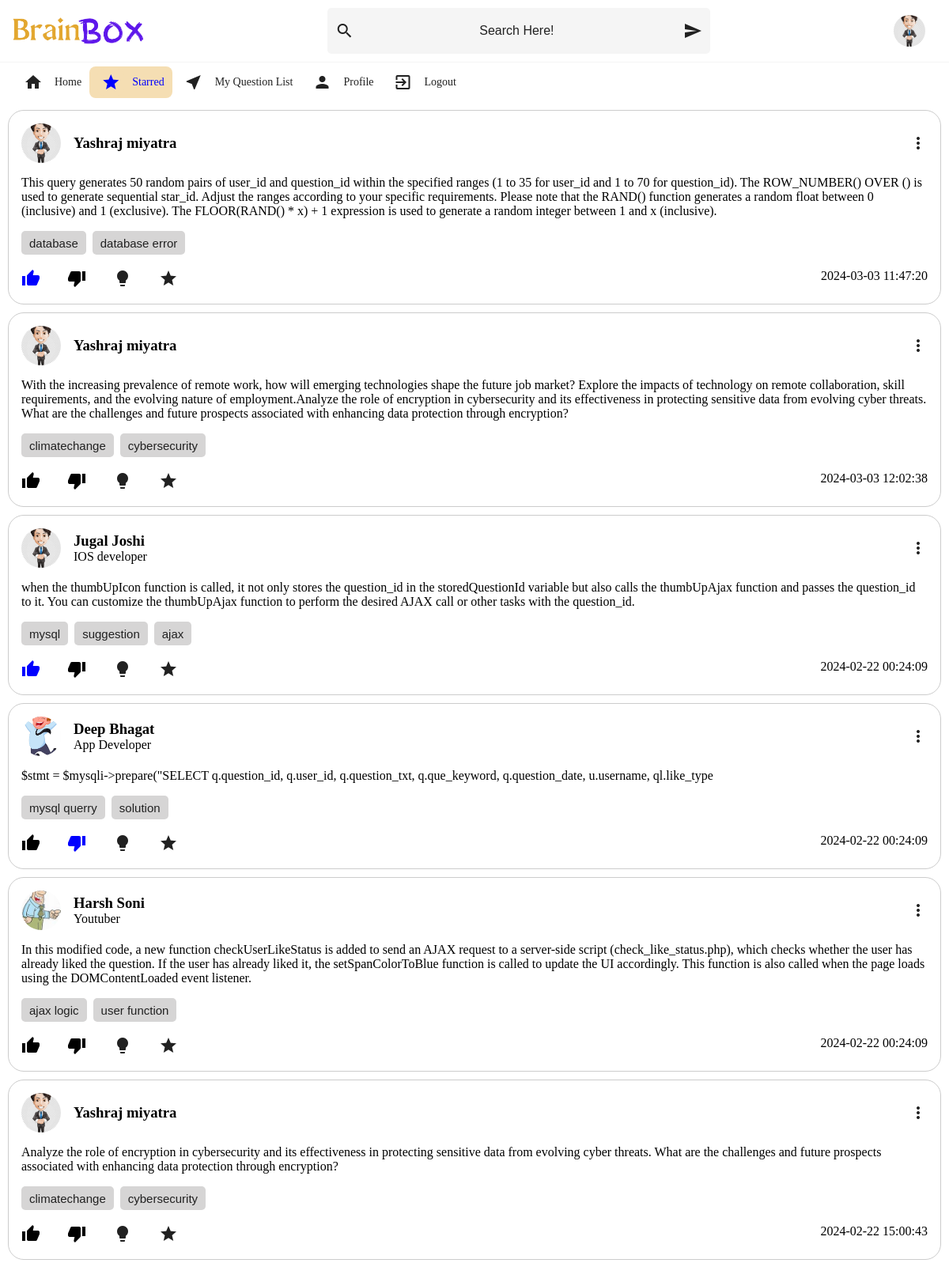
The page /Homesite/starred.php (signed in) on the database its author committed.
### tables this page shows
CREATE TABLE `user` (
  `user_id` int(11) NOT NULL,
  `username` varchar(255) NOT NULL,
  `email` varchar(255) NOT NULL,
  `password` varchar(255) NOT NULL,
  `about_you` text DEFAULT NULL,
  `interest` varchar(255) DEFAULT NULL,
  `pic` varchar(255) DEFAULT NULL,
  `registration_date` date DEFAULT NULL
);

CREATE TABLE `starred` (
  `starred_id` int(11) NOT NULL,
  `user_id` int(11) DEFAULT NULL,
  `question_id` int(11) DEFAULT NULL,
  `star_type` tinyint(1) DEFAULT NULL,
  `star_date` datetime NOT NULL DEFAULT current_timestamp()
);

CREATE TABLE `question` (
  `question_id` int(11) NOT NULL,
  `user_id` int(11) DEFAULT NULL,
  `question_txt` text NOT NULL,
  `que_keyword` varchar(255) DEFAULT NULL,
  `que_snapshot_img` varchar(255) DEFAULT NULL,
  `question_date` datetime NOT NULL DEFAULT current_timestamp(),
  `click_count` int(11) DEFAULT 0,
  `like_count` int(11) DEFAULT 0,
  `dislike_count` int(11) DEFAULT 0
);

CREATE TABLE `question_likes` (
  `like_id` int(11) NOT NULL,
  `user_id` int(11) DEFAULT NULL,
  `question_id` int(11) DEFAULT NULL,
  `like_type` tinyint(1) DEFAULT NULL,
  `like_date` timestamp NOT NULL DEFAULT current_timestamp()
);

### Homesite/starred.php (the view, shortened to what this page needs)
<?php
include 'connection files/conn.php';
?>
<html lang="en">
<head>
  <link rel="stylesheet" href="style/styles.css" />
  <link rel="stylesheet" href="style/toggel.css">
</head>
<body>
  <div class="header">
    <div class="header__left">
      <img src="company.png" alt="" />
    </div>
    <div class="header__middle">
      <span class="material-icons"> search </span>
      <input type="text" placeholder="Search Here!" />
      <button class="material-icons"> send</button>
    </div>
    <div class="header__right">
    <?php
          $sql = "SELECT pic FROM user WHERE user_id = $_SESSION[user_id]";
          $result = $mysqli->query($sql);
          if ($result->num_rows > 0) {
            $row = $result->fetch_assoc();
            $user_pic = $row['pic'];
          }
          ?>
         <img src='<?php echo $user_pic ; ?>' alt='Profile Picture' class='account-setting' >
    </div>
  </div>
  <div class="main__body">
<div class="sidebar">
  <a href="index.php">
  <div class="sidebarOption">
    <span class="material-icons">home</span>
    <h3>Home</h3>
  </div>
</a>
  <a href="starred.php">
    <div class="sidebarOption sidebarOption__active">
      <span class="material-icons">star</span>
      <h3>Starred</h3>
    </div>
  </a>
  <a href="sent.php">
  <div class="sidebarOption">
    <span class="material-icons">near_me</span>
    <h3>My&nbsp;Question&nbsp;List  </h3>
  </div>
</a>
  <a href="profile.php">
  <div class="sidebarOption">
    <span class="material-icons">person</span>
    <h3>Profile</h3>
  </div>
  </a>
  <a href="logout.php">
  <div class="sidebarOption">
    <span class="material-icons">exit_to_app
    </span>
    <h3>Logout</h3>
  </div>
  </a>
</div>
<?php
$current_user_id = $_SESSION['user_id'];
$stmt_starred = $mysqli->prepare("SELECT s.question_id
                        FROM starred s
                        WHERE s.user_id = ? AND s.star_type = 1
                        ORDER BY s.starred_id DESC");
$stmt_starred->bind_param("i", $current_user_id);
if (!$stmt_starred->execute()) {
    die('Error executing statement: ' . htmlspecialchars($stmt_starred->error));
}
$stmt_starred->execute();
$result_starred = $stmt_starred->get_result();
echo '<div class="QuestionList">';
while ($row_starred = $result_starred->fetch_assoc()) {
    $question_id = $row_starred['question_id'];
    $stmt_question = $mysqli->prepare("SELECT q.question_id, q.user_id, q.question_txt, q.que_keyword, q.question_date, q.que_snapshot_img, u.username, u.about_you, u.pic
                                       FROM question q
                                     JOIN user u ON q.user_id = u.user_id
                                     WHERE q.question_id = ?");
    $stmt_question->bind_param("i", $question_id);
    $stmt_question->execute();
    $result_question = $stmt_question->get_result();
    if ($row_question = $result_question->fetch_assoc()) {
        $username = $row_question['username'];
        $que_keyword = $row_question['que_keyword'];
        $question_date=$row_question['question_date'];
        $question_txt = $row_question['question_txt'];
        $about_you=$row_question['about_you'];
        $pic=$row_question['pic'];
$stmt1 = $mysqli->prepare("SELECT like_type, like_id FROM question_likes WHERE question_id = ? AND user_id = ?");
$stmt1->bind_param("ii", $question_id, $user_id);
$stmt1->execute();
$result1 = $stmt1->get_result();
   $like_type = null;
   $like_id = null;
   if ($result1->num_rows > 0) {
       $like_type_data = $result1->fetch_assoc();
       $like_type = $like_type_data['like_type'];
       $like_id = $like_type_data['like_id'];
   }
        ?>
                <div class="box">
            <div class="profile-container">
                <div class="profile-text">
            <img src="<?php echo $pic; ?>" alt="Profile Picture" class="profile-image">
                    <div>
                        <h3><?= $username ?></h3>
                        <div>
                            <span><?= $about_you ?></span>
                        </div>
                    </div>
                </div>
                <div class="menu-container">
            <span class="material-icons ellipsis-icon" onclick="toggleDropdown('DropdownContainer_<?php echo $question_id; ?>')">more_vert</span>
        </div>
    </div>
            <div class="body">
                <p><?= $question_txt ?></p>
            </div>
    <div class="keyword">
        <?php
        if ($que_keyword !== null && ($keywordsArray = json_decode($que_keyword, true)) !== null) {
            foreach ($keywordsArray as $keyword) {
                echo '<button>' . $keyword . '</button>&nbsp;&nbsp;';
            }
        }
        ?>
    </div><br>
    <div class="footer">
    <div>
    <a href="javascript:void(0);"  style="margin-right: 30px;" onclick="thumbUpIcon(
      <?php echo $question_id ; ?>,
      <?php echo $user_id ; ?>,
      <?php if($like_type==1 || $like_type == 0){ echo $like_id; } else{ echo null; } ; ?>
      )">
    <span class="material-icons" id="thumbup_<?php echo $question_id ?>"
    style="<?php
        if ($like_type === 1) {
          echo 'color: blue;';
        }
        else{
          echo 'color: black;';
        }
    ?>">thumb_up</span>
  </a>
            <a href="javascript:void(0);" style="margin-right: 30px;"  onclick="thumbDownIcon(
              <?php echo $question_id ; ?>,
              <?php echo $user_id ; ?>,
              <?php if($like_type == 1 || $like_type == 0){ echo $like_id; } else{ echo null; } ; ?>
              )">
            <span class="material-icons" id="thumbdown_<?php echo $question_id ?>"
    style="<?php
        if ($like_type === 0) {
          echo 'color: blue;';
        }
        else{
          echo 'color: black;';
        }
    ?>">thumb_down</span>
          </a>
<a style="margin-right: 30px;"  href="Answer.php?question_id=<?php echo $question_id; ?>" class="material-icons">lightbulb</a>
<a style="margin-right: 30px;"  href="javascript:void(0);" id="starIcon_<?php echo $question_id; ?>" onclick="toggleStarred(<?php echo $question_id; ?>)">
                    <span class="material-icons">star</span>
                </a>
</div>
        <span class="date" ><?php echo $question_date; ?></span>
    </div>
</div>
        <?php
    }
}
echo '</div> </div> ';
?>
</body>
</html>

### Homesite/style/styles.css (style rules this page uses)
* { margin: 0; padding: 0; box-sizing: border-box; }
body { overflow-x: hidden; font-family: 'Times New Roman', serif; }
.header { display: flex; align-items: center; justify-content: space-between; border-bottom: 1px solid whitesmoke; width: 100%; padding: 10px; box-sizing: border-box; }
.header__left img { object-fit: contain; height: 35px; margin-left: 5px; }
.header__left { display: flex; align-items: center; }
.material-icons { color: #212121; background-color: transparent; cursor: pointer; }
.header__middle { display: flex; flex: 0.5; align-items: center; background-color: whitesmoke; padding: 10px; border-radius: 5px; position: relative; }
.header__middle input { border: none; padding: 10px; outline: none; font-size: medium; background-color: transparent; margin-right: 5px; display: flex; align-items: center; flex-grow: 1; }
.header__middle input::placeholder { color: #212121; text-align: center; }
.header__middle button { border: none; background-color: transparent; color: #212121; }
.header__right { display: flex; padding-right: 20px; }
.account-setting { height: 40px; width: 40px; object-fit: cover; border-radius: 50px; }
.sidebar { display: flex; flex-direction: row; margin: 5px; max-width: 300px; padding-right: 20px; padding: 0 10px; }
.sidebarOption { display: flex; align-items: center; height: 40px; padding: 0 10px; cursor: pointer; color: #212121; font-family: 'Times New Roman', serif; font-weight: 200; font-size: large; }
.sidebarOption .material-icons { padding: 5px; }
.sidebar a { text-decoration: none; color: #212121; }
.sidebarOption h3 { margin-left: 10px; font-size: 14px; font-weight: 400; }
.sidebarOption:hover, .sidebarOption__active, .sidebarOption__active h3, .sidebarOption__active .material-icons, .sidebarOption:hover .material-icons { background-color: wheat; color: blue; border-radius: 8px; }
.main__body { display: flex; flex-direction: column; align-items: stretch; width: 100%; overflow-x: hidden; }
.QuestionList { flex: 1; margin-bottom: 50px; overflow-x: auto; overflow-y: auto; padding: 0 10px; }
.box { margin-top: 10px; border: 1px solid #ccc; padding: 16px; border-radius: 20px; }
.profile-container { display: flex; align-items: center; justify-content: space-between; margin-bottom: 16px; }
.profile-image { height: 50px; width: 50px; object-fit: cover; border-radius: 50%; margin-right: 16px; }
.profile-text { flex-grow: 1; display: flex; align-items: center; }
.body p { margin-bottom: 16px; }
.footer { display: flex; justify-content: space-between; width: 100%; }
.footer a { color: #212121; text-decoration: none; }
.keyword button { color: #212121; background-color: rgb(214, 213, 213); border-radius: 5px; height: 30px; font-size: 15px; border: none; padding-inline: 10px; }

### Homesite/style/toggel.css (style rules this page uses)
.menu-container { position: relative; display: inline-block; }
.ellipsis-icon { cursor: pointer; }

### rows shown on the page
user: pic (picture)
starred: user.pic (picture), user.username "Yashraj miyatra", question.question_txt "This query generates 50 random pairs of user_id and question_id within the specified ranges (1 to 35 for user_id and 1 to 70 for question_id). The ROW_NUMBER() OVER () is used to generate sequential star_id. Adjust the ranges according to your specific requirements. Please note that the RAND() function generates a random float between 0 (inclusive) and 1 (exclusive). The FLOOR(RAND() * x) + 1 expression is used to generate a random integer between 1 and x (inclusive).", question.que_keyword "database", question.que_keyword "database error", question.question_date "2024-03-03 11:47:20"
starred: user.pic (picture), user.username "Yashraj miyatra", question.question_txt "With the increasing prevalence of remote work, how will emerging technologies shape the future job market? Explore the impacts of technology on remote collaboration, skill requirements, and the evolving nature of employment.Analyze the role of encryption in cybersecurity and its effectiveness in protecting sensitive data from evolving cyber threats. What are the challenges and future prospects associated with enhancing data protection through encryption?", question.que_keyword "climatechange", question.que_keyword "cybersecurity", question.question_date "2024-03-03 12:02:38"
starred: user.pic (picture), user.username "Jugal Joshi", user.about_you "IOS developer", question.question_txt "when the thumbUpIcon function is called, it not only stores the question_id in the storedQuestionId variable but also calls the thumbUpAjax function and passes the question_id to it. You can customize the thumbUpAjax function to perform the desired AJAX call or other tasks with the question_id.", question.que_keyword "mysql", question.que_keyword "suggestion", question.que_keyword "ajax", question.question_date "2024-02-22 00:24:09"
starred: user.pic (picture), user.username "Deep Bhagat", user.about_you "App Developer", question.question_txt "$stmt = $mysqli->prepare(\"SELECT q.question_id, q.user_id, q.question_txt, q.que_keyword, q.question_date, u.username, ql.like_type", question.que_keyword "mysql querry", question.que_keyword "solution", question.question_date "2024-02-22 00:24:09"
starred: user.pic (picture), user.username "Harsh Soni", user.about_you "Youtuber", question.question_txt "In this modified code, a new function checkUserLikeStatus is added to send an AJAX request to a server-side script (check_like_status.php), which checks whether the user has already liked the question. If the user has already liked it, the setSpanColorToBlue function is called to update the UI accordingly. This function is also called when the page loads using the DOMContentLoaded event listener.", question.que_keyword "ajax logic", question.que_keyword "user function", question.question_date "2024-02-22 00:24:09"
starred: user.pic (picture), user.username "Yashraj miyatra", question.question_txt "Analyze the role of encryption in cybersecurity and its effectiveness in protecting sensitive data from evolving cyber threats. What are the challenges and future prospects associated with enhancing data protection through encryption?", question.que_keyword "climatechange", question.que_keyword "cybersecurity", question.question_date "2024-02-22 15:00:43"
